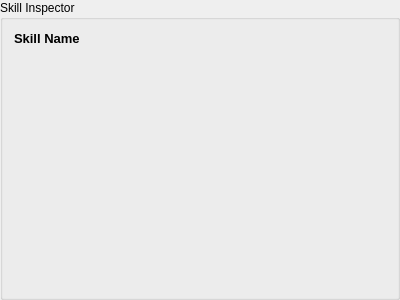
<?xml version="1.0" encoding="UTF-8"?>
<ui version="4.0">
 <class>Skillinspector</class>
 <widget class="QGroupBox" name="Skillinspector">
  <property name="geometry">
   <rect>
    <x>0</x>
    <y>0</y>
    <width>400</width>
    <height>300</height>
   </rect>
  </property>
  <property name="title">
   <string>Skill Inspector</string>
  </property>
  <property name="flat">
   <bool>false</bool>
  </property>
  <property name="checkable">
   <bool>false</bool>
  </property>
  <layout class="QFormLayout" name="formLayout">
   <property name="formAlignment">
    <set>Qt::AlignLeading|Qt::AlignLeft|Qt::AlignTop</set>
   </property>
   <item row="0" column="0">
    <widget class="QLabel" name="SkillName">
     <property name="styleSheet">
      <string notr="true">font: 75 10pt &quot;MS Shell Dlg 2&quot;;
font-weight: bold</string>
     </property>
     <property name="text">
      <string>&lt;html&gt;&lt;head/&gt;&lt;body&gt;&lt;p&gt;&lt;span style=&quot; font-size:10pt; font-weight:600;&quot;&gt;Skill Name&lt;/span&gt;&lt;/p&gt;&lt;/body&gt;&lt;/html&gt;</string>
     </property>
    </widget>
   </item>
  </layout>
 </widget>
 <resources/>
 <connections/>
</ui>
